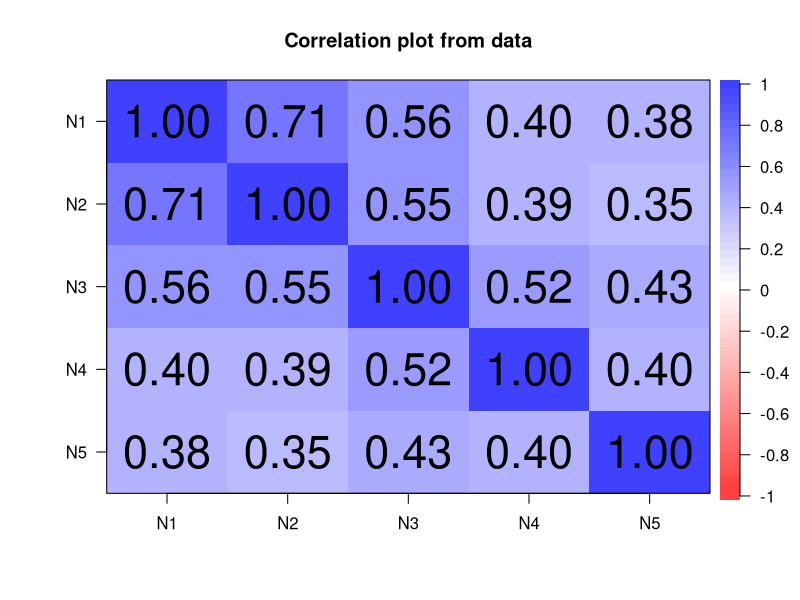
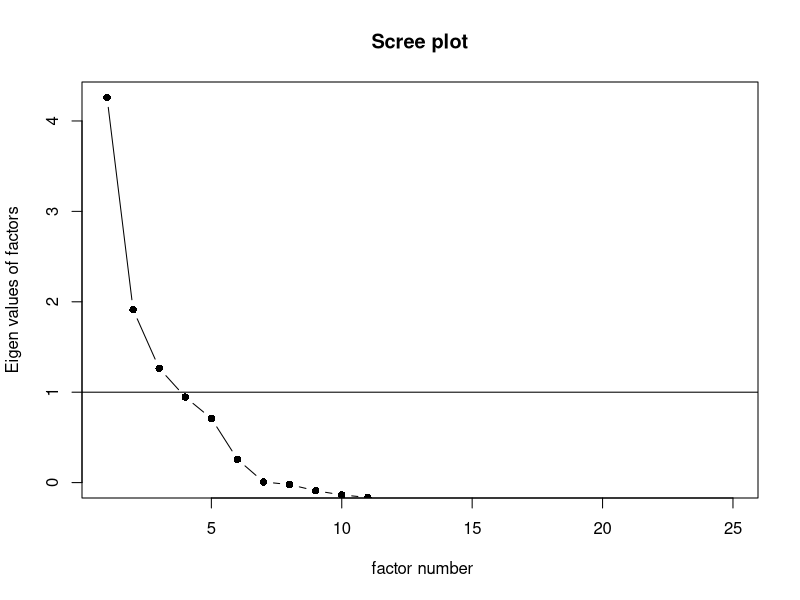
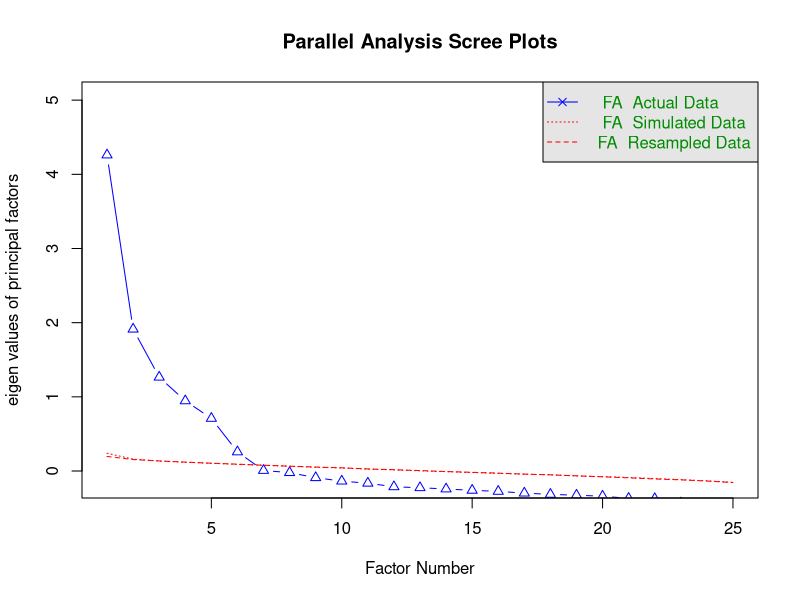

The R source for these figures, in order:
## ---- chunk 1
#| code-fold: false
# loading library
library(psych)
library(dplyr) # for data manipulations
## ---- chunk 2
data <- psych::bfi
## ---- chunk 3
#| code-fold: show

# For instance using
describe(data)
## ---- chunk 4
# the paste part is a lazy way for writing (c("N1", "N2", "N3", "N4", "N5"))
# you can play with these sort of things or just write it out fully
neuroticism <- select(data, paste0("N", 1:5))
summary(neuroticism)
round(cor(neuroticism, use = "pairwise.complete.obs"), 2)
cor.plot(neuroticism)
## ---- chunk 5

alpha(neuroticism)
## ---- chunk 6
# get alpha for all variables, minus the first column
# this should be 0.76 according to the output before
alpha(neuroticism[, -1])
# yes, it provides the same :)
## ---- chunk 7
#| code-fold: false

# from the ?bfi help file:
data(bfi)
psych::describe(bfi)
# create the bfi.keys (actually already saved in the data file)
keys <-
  list(agree=c("-A1","A2","A3","A4","A5"),conscientious=c("C1","C2","C3","-C4","-C5"),
extraversion=c("-E1","-E2","E3","E4","E5"),neuroticism=c("N1","N2","N3","N4","N5"),
openness = c("O1","-O2","O3","O4","-O5")) 

scores <- psych::scoreItems(keys,bfi,min=1,max=6) #specify the minimum and maximum values
scores
## ---- chunk 8
# notice that only the first 25 columns relate to the items
# gender, education and age should not be included
scree(data[, 1:25], factors = TRUE, pc = FALSE)
# alternative way to omit those variable
fa.parallel(data[, -c(26:28)], fa = "fa")
## ---- chunk 9

